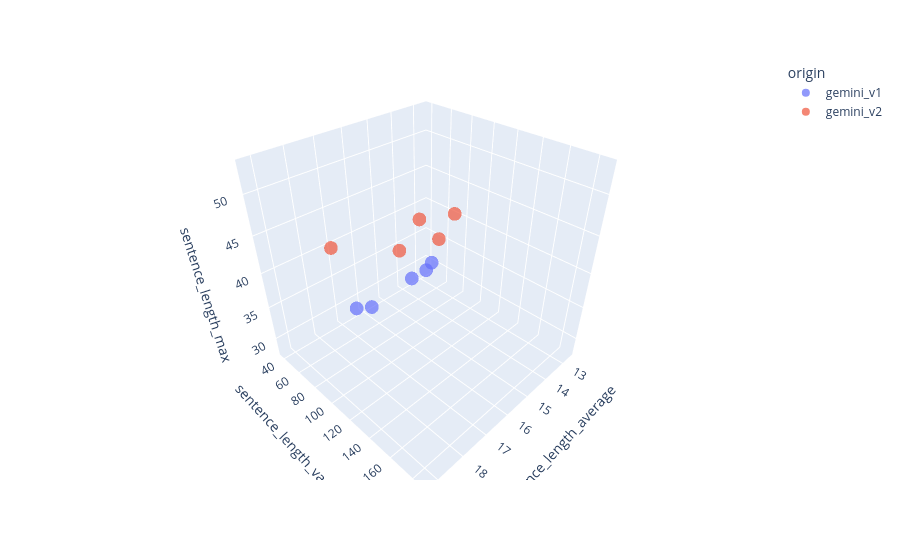

This figure's notebook cell:
### Code cell
fig = px.scatter_3d(
    ai_stories_df,
    "sentence_length_average",
    "sentence_length_variance",
    "sentence_length_max",
    color=ai_stories_df["origin"],
    opacity=0.7
)

fig.show()

### Figure 1 — Plotly figure (JSON) as saved in the notebook; plotly's stock layout.template omitted (floating-point values rounded to 4 significant figures)
{"data": [{"hovertemplate": "origin=gemini_v1<br>sentence_length_average=%{x}<br>sentence_length_variance=%{y}<br>sentence_length_max=%{z}<extra></extra>", "legendgroup": "gemini_v1", "marker": {"color": "#636efa", "opacity": 0.7, "symbol": "circle"}, "mode": "markers", "name": "gemini_v1", "scene": "scene", "showlegend": true, "type": "scatter3d", "x": [19.23, 13.43, 17.5, 12.61, 16.53], "y": [186.3, 38.34, 78.14, 45.35, 67.19], "z": [53, 28, 35, 30, 32]}, {"hovertemplate": "origin=gemini_v2<br>sentence_length_average=%{x}<br>sentence_length_variance=%{y}<br>sentence_length_max=%{z}<extra></extra>", "legendgroup": "gemini_v2", "marker": {"color": "#EF553B", "opacity": 0.7, "symbol": "circle"}, "mode": "markers", "name": "gemini_v2", "scene": "scene", "showlegend": true, "type": "scatter3d", "x": [18.68, 16.44, 14.72, 12.92, 12.66], "y": [96.42, 99.06, 78.75, 76.97, 54.88], "z": [47, 43, 43, 41, 35]}], "layout": {"legend": {"title": {"text": "origin"}, "tracegroupgap": 0}, "margin": {"t": 60}, "scene": {"domain": {"x": [0, 1], "y": [0, 1]}, "xaxis": {"title": {"text": "sentence_length_average"}}, "yaxis": {"title": {"text": "sentence_length_variance"}}, "zaxis": {"title": {"text": "sentence_length_max"}}}}}
